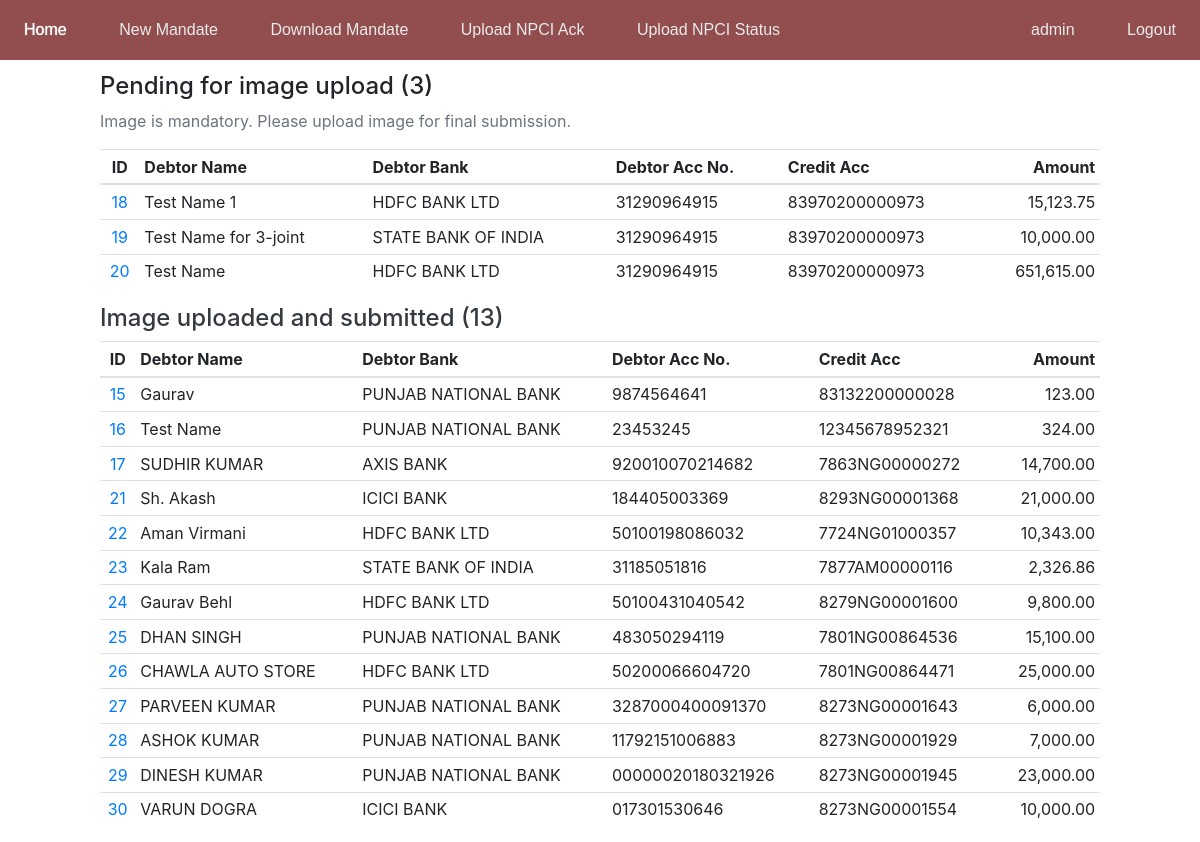
The page /mandates/ (signed in) on the database its author committed.
### mandate/models.py (models this page shows, shortened)
class Mandate(models.Model):
	debit_type_choices = [
		(None, ''),
		('F', 'Fixed Amount'),
		('M', 'Max Amount'),
	]
	frequency_choices = [
		(None, ''),
		('ADHO', 'As and when presented'),
		('INDA', 'Intra Day'),
		('DAIL', 'Daily'),
		('WEEK', 'Weekly'),
		('BIMN', 'Bi-Monthly'),
		('MNTH', 'Monthly '),
		('QURT', 'Quaterly'),
		('MIAN', 'Semi annually'),
		('YEAR', 'Yearly'),
	]
	acc_type_choices = [
		(None, ''),
		('SAVINGS', 'SAVINGS'),
		('CURRENT', 'CURRENT'),
		('CC', 'CC'),
		('Other', 'Other'),
	]
	debit_date_choices = [
		(None, ''),
		('3', '3rd day of month'),
		('11', '11th day of month'),
		('19', '19th day of month'),
		('26', '26th day of month'),
	]
	seq_no = models.IntegerField(default=0)
	ref = models.CharField(max_length=35, null=False)
	office = models.ForeignKey(Office, on_delete=models.PROTECT)
	currency = models.CharField(max_length=5, default='INR', verbose_name='Currency')
	debit_type = models.CharField(max_length=1, choices=debit_type_choices, default='F', verbose_name='Debit Type')
	amount = models.DecimalField(max_digits=10, decimal_places=2, verbose_name='Installment Amount')
	category = models.CharField(max_length=4, default='L001', verbose_name='Category')
	frequency = models.CharField(max_length=4, choices=frequency_choices, default='MNTH', verbose_name='Frequency')
	date = models.DateField(verbose_name='Date of Mandate')
	start_date = models.DateField(verbose_name='Start Date', help_text="The start date should be on or after the date of mandate.")
	end_date = models.DateField(verbose_name='End Date', help_text="The end date can not be beyond 40 years after start date ")
	debtor_name = models.CharField(max_length=300, verbose_name='Name of Debor Account Holder', help_text="The name as per the debit account.")
	debtor_joint = models.BooleanField(default=False, verbose_name='Is the Debtor Account jointly held?', help_text="Select this if the debtor account requires signatures of multiple persons")
	debtor_name_2 = models.CharField(blank=True, null=True, max_length=300, verbose_name='Name of Debor Account Holder 2', help_text='At least one additional name required for joint account.')
	debtor_name_3 = models.CharField(blank=True, null=True, max_length=300, verbose_name='Name of Debor Account Holder 3')
	debtor_bank = models.ForeignKey(DebtorBank, on_delete=models.PROTECT, verbose_name='Debtor Bank')
	debtor_acc_type = models.CharField(max_length=10, choices=acc_type_choices, verbose_name='Debtor Account Type')
	debtor_acc_no = models.CharField(max_length=100, verbose_name='Debtor Legal Account Number')
	debtor_acc_ifsc = models.CharField(max_length=11, verbose_name='Debtor Account IFSC')
	creditor_name = models.CharField(max_length=300, verbose_name='Creditor Name')
	creditor_bank = models.CharField(max_length=300, default="SARVA HARYANA GRAMIN BANK", verbose_name='Creditor Bank')
	creditor_utility_code = models.CharField(max_length=100, default="HGBX00002000017848", verbose_name='Creditor Utility Code')
	mandate_image = models.ImageField(upload_to="mandate/images/mandate/", null=True, verbose_name='Mandate Image')
	debit_date = models.CharField(max_length=2, choices=debit_date_choices, verbose_name='Date of EMI Collection')
	credit_account = models.CharField(max_length=100, verbose_name='Credit Account', help_text="The loan/other account in SHGB in which the installment is to be credited.")
	phone = models.CharField(max_length=10, null=True, blank=True, validators=[phone_validator], verbose_name='Customer Mobile No.')
	email = models.EmailField(null=True, blank=True, verbose_name='Customer EMail ID')
	create_time = models.DateTimeField(null=True)
	create_user = models.ForeignKey(User, on_delete=models.PROTECT, related_name="create", null=True)
	submit_time = models.DateTimeField(null=True)
	submit_user = models.ForeignKey(User, on_delete=models.PROTECT, related_name="submit", null=True)
	lm_time = models.DateTimeField(null=True)
	is_deleted = models.BooleanField(default=False)
	class Meta:
		ordering = ["id"]
		constraints = [
			CheckConstraint(
    			check = Q(start_date__gte = F("date")),
    			name = "startDate_gte_date",
				violation_error_message = '"Start Date" can not be before the "Date of Mandate"',
			),
			UniqueConstraint(
				name = 'mandate_ref_unique',
				fields = ["ref"]
			)
		]

class DebtorBank(models.Model):
	name = models.CharField(max_length=400)
	is_deleted = models.BooleanField(default=False)
	def __str__(self):
		return self.name
	class Meta:
		ordering = ["name"]

### mandate/views.py (the view)
# urls.py: path("", views.index, name="index"),
def index(request):
	mandates = Mandate.objects.exclude(mandate_image__exact = '')
	mandates_pending_image = Mandate.objects.filter(mandate_image__exact = '')
	context = {"mandates": mandates, "mandates_pending_image": mandates_pending_image}
	return render(request, "mandate/index.html", context)

### mandate/templates/mandate/index.html
{% extends "mandate/base.html" %}
{% load humanize %}
{% block content %}
<div style="width: 1000px;">
<h4>Pending for image upload ({{ mandates_pending_image.count }})</h4>
<p class="text-muted">Image is mandatory. Please upload image for final submission.</p>
<table class="table table-sm table-hover">
    <thead>
      <tr>
        <th scope="col" class="text-center">ID</th>
        <th scope="col">Debtor Name</th>
        <th scope="col">Debtor Bank</th>
        <th scope="col">Debtor Acc No.</th>
        <th scope="col">Credit Acc</th>
        <th scope="col" class="text-right">Amount</th>
      </tr>
    </thead>
    <tbody>
        {% for m in mandates_pending_image %}
        <tr>
            <td scope="row" class="text-center"><a href="/mandates/mandate/{{m.id}}/">{{m.id}}</a></td>
            <td>{{m.debtor_name}}</td>
            <td>{{m.debtor_bank}}</td>
            <td>{{m.debtor_acc_no}}</td>
            <td>{{m.credit_account}}</td>
            <td class="text-right">{{m.amount|intcomma}}</td>
        </tr>
        {% endfor %}
    </tbody>
  </table>
<h4><a href="1/" class="text-dark">Image uploaded and submitted ({{ mandates.count }})</a></h4>
<table class="table table-sm table-hover">
    <thead>
      <tr>
        <th scope="col" class="text-center">ID</th>
        <th scope="col">Debtor Name</th>
        <th scope="col">Debtor Bank</th>
        <th scope="col">Debtor Acc No.</th>
        <th scope="col">Credit Acc</th>
        <th scope="col" class="text-right">Amount</th>
      </tr>
    </thead>
    <tbody>
        {% for m in mandates %}
        <tr>
            <td scope="row" class="text-center"><a href="/mandates/mandate/{{m.id}}/">{{m.id}}</a></td>
            <td>{{m.debtor_name}}</td>
            <td>{{m.debtor_bank}}</td>
            <td>{{m.debtor_acc_no}}</td>
            <td>{{m.credit_account}}</td>
            <td class="text-right">{{m.amount|intcomma}}</td>
        </tr>
        {% endfor %}
    </tbody>
  </table>
</div>
{% endblock %}

### mandate/templates/mandate/base.html (shortened to what this page needs)
{% load extras %}
{% load static %}
<!DOCTYPE html>
<html>
<head>
	<link rel="stylesheet" href="{% static 'mandate/style.css' %}">
	<link rel="stylesheet" href="{% static 'bootstrap-4/css/bootstrap.min.css' %}">
	<link rel="stylesheet" href="{% static 'bootstrap-select/css/bootstrap-select.min.css' %}">
	<link rel="stylesheet" href="{% static 'cropperjs/cropper.min.css' %}">
</head>
<body>
	<div class="topbar no-print">
		{% block topbar %}
		<div class="topbar-left">
			<a class="topbar-item" href="/mandates/">Home</a>
			<a class="topbar-item" href="/mandates/create/">New Mandate</a>
			<a class="topbar-item" href="/mandates/download/">Download Mandate</a>
			<a class="topbar-item" href="/mandates/ack/">Upload NPCI Ack</a>
			<a class="topbar-item" href="/mandates/status/">Upload NPCI Status</a>
		</div>
		<div class="topbar-right">
			<div class="topbar-item">{{request.user}}</div>
			<form id="logout-form" style="display:inline-grid;" method="post" action="{% url 'authentication:logout' %}">
				<button class="topbar-item" type="submit">Logout</button>
			</form>
		</div>
		{% endblock %}
	</div>
	<div id="content" class="content">
		{% block content %}{% endblock %}
	</div>
</body>
</html>

### mandate/static/mandate/style.css (style rules this page uses)
body { font-family: Aptos, 'Microsoft Sans Serif', Arial; display: block; text-align: center; }
.topbar { position: fixed; height: 60px; width: 100%; background-color: #924e4e; color: white; display: block; top: 0px; left: 0px; right: 0px; z-index: 10000; display: flex; justify-content: space-between; }
.topbar-item { display: inline-grid; height: 100%; justify-content: center; align-items: center; padding: 0px 24px; transition: 0.15s; color: rgb(235, 235, 235); text-decoration: none; font-family: Arial, Helvetica, sans-serif; background: none; border: none; }
.content { display: grid; justify-content: center; margin-top: 72px; }

### rows shown on the page
Mandate: id "18", debtor_name "Test Name 1", debtor_bank "HDFC BANK LTD", debtor_acc_no "31290964915", credit_account "83970200000973", amount "15,123.75"
Mandate: id "19", debtor_name "Test Name for 3-joint", debtor_bank "STATE BANK OF INDIA", debtor_acc_no "31290964915", credit_account "83970200000973", amount "10,000.00"
Mandate: id "20", debtor_name "Test Name", debtor_bank "HDFC BANK LTD", debtor_acc_no "31290964915", credit_account "83970200000973", amount "651,615.00"
Mandate: id "15", debtor_name "Gaurav", debtor_bank "PUNJAB NATIONAL BANK", debtor_acc_no "9874564641", credit_account "83132200000028", amount "123.00"
Mandate: id "16", debtor_name "Test Name", debtor_bank "PUNJAB NATIONAL BANK", debtor_acc_no "23453245", credit_account "12345678952321", amount "324.00"
Mandate: id "17", debtor_name "SUDHIR KUMAR", debtor_bank "AXIS BANK", debtor_acc_no "920010070214682", credit_account "7863NG00000272", amount "14,700.00"
Mandate: id "21", debtor_name "Sh. Akash", debtor_bank "ICICI BANK", debtor_acc_no "184405003369", credit_account "8293NG00001368", amount "21,000.00"
Mandate: id "22", debtor_name "Aman Virmani", debtor_bank "HDFC BANK LTD", debtor_acc_no "50100198086032", credit_account "7724NG01000357", amount "10,343.00"
Mandate: id "23", debtor_name "Kala Ram", debtor_bank "STATE BANK OF INDIA", debtor_acc_no "31185051816", credit_account "7877AM00000116", amount "2,326.86"
Mandate: id "24", debtor_name "Gaurav Behl", debtor_bank "HDFC BANK LTD", debtor_acc_no "50100431040542", credit_account "8279NG00001600", amount "9,800.00"
Mandate: id "25", debtor_name "DHAN SINGH", debtor_bank "PUNJAB NATIONAL BANK", debtor_acc_no "483050294119", credit_account "7801NG00864536", amount "15,100.00"
Mandate: id "26", debtor_name "CHAWLA AUTO STORE", debtor_bank "HDFC BANK LTD", debtor_acc_no "50200066604720", credit_account "7801NG00864471", amount "25,000.00"
Mandate: id "27", debtor_name "PARVEEN KUMAR", debtor_bank "PUNJAB NATIONAL BANK", debtor_acc_no "3287000400091370", credit_account "8273NG00001643", amount "6,000.00"
Mandate: id "28", debtor_name "ASHOK KUMAR", debtor_bank "PUNJAB NATIONAL BANK", debtor_acc_no "11792151006883", credit_account "8273NG00001929", amount "7,000.00"
Mandate: id "29", debtor_name "DINESH KUMAR", debtor_bank "PUNJAB NATIONAL BANK", debtor_acc_no "00000020180321926", credit_account "8273NG00001945", amount "23,000.00"
Mandate: id "30", debtor_name "VARUN DOGRA", debtor_bank "ICICI BANK", debtor_acc_no "017301530646", credit_account "8273NG00001554", amount "10,000.00"

### other values the page prints
{{ request.user }} "admin"
{{ mandates_pending_image.count }} "3"
{{ mandates.count }} "13"
